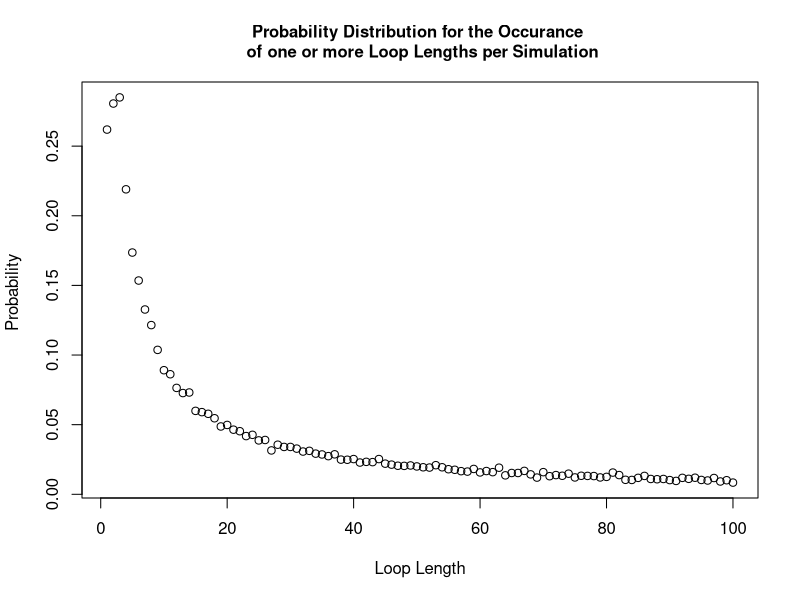

This figure's R source:
#### Team Members:
# Fatima Kasenally (S2443602); Wenqi Ni (s1792412); Cameron Allan (S1748084)

#### address of github repo:
#https://github.com/niwq15/SP-Group-7-A2


#### Contributions

# Functions we each made versions of:
# Cameron - Strategy3, unused alternatives to each strategy using arrays, Pone, Pall optimization, unused dloop
# Wenqi - Strategy1, Strategy2, Strategy3, Pone, Pall, dloop 
# Fatima - Strategy2, Pone, Pall, dloop 

# each of us should add more here. we can say what we have done, involving different versions of functions above

# Wenqi created the final versions of the functions Strategy 1, Strategy 2, Pone, 
# and the probability of no loop longer than 50 in a random reshuffling of cards to boxes
# 


# Cameron added if statement to speed up the Pall function


# Other Tasks: (correct your own)
# Cameron - optimising stuff and array stuff
# Wenqi - Q3 - Q6 stuff 
# Fatima - Q3 - Q6 stuff 




#### Overview 
# This file holds the self-contained code to use stochastic simulation to study a generalised version of the famous '100 Prisoners Problem' 
# The problem is defined as follows: 
# Consider a prison containing 2n prisoners, each with a unique identification number ranging from 1 to 2n. 
# The prison has a room with 2n boxes, each uniquely numbered from 1 to 2n and each containing a single card. 
# These cards are each labelled with a unique number between 1 and 2n. 
# Each prisoner is allowed to open n boxes to find the card with their number.
# If all 2n prisoners successfully find their cards then they all go free. 
# After their turn,the prisoners are not allowed to communicate any new information from the boxes 
# to prisoners who have yet to take their turn.
# The room is returned to its original state after each prisoner’s go. 

# Firstly, we will show 3 strategies for the prisoners, then create a 'Pone' function to estimate 
# the probability of a single prisoner successfully finding their number, then use a 'Pall' function to 
# calculate the probability of all the prisoners finding their numbers. 
# Based on the results of the individual and joint success probabilities using different strategies, 
# we will give some comments about which strategy has the highest success probabilities for 
# both individuals and the collective. 

## Each function expressing the different strategies for opening boxes to find cards will require the same 
## input parameters : n,k,cards_num. Where n parameterises the 2n number of boxes, prisoner and cards in our problem.
## k is the prisoner's number and cards_num represents the random orders of cards placed in boxes. 
## [As the boxes and cards comfiguration must remain the same between prisoner trials it cannot
## be defined within the function and must be called on and externally defined.] ?
## Uniform input parameters allows the implemented strategy to be variable in each simulation as each strategy 
## function is interchangable. This is required by functions 'Pone' and 'Pall'


## Strategy 1:
## Each prisoner with their number 'b' starts at the p-th box whose number on the card is k
## If k is not equal to b, then the prisoner goes to box number k and opens it
## The process will be repeated until they have either found the card with number p or opened n boxes without finding it

## Prisoner 'k' uses Strategy 1 to find their number amoungst '2n' boxes 'cards_num'
## where 'cards_num' is a order of card numbers
Strategy1 <- function(n,k,cards_num) {
  #create an empty vector to store card numbers as they are read
  cards_picked <- rep(0, n) # the prisoner can read at most n cards
  cards_picked[1] <- cards_num[k] # start at the box with his number (k) on it 
  #for each of the remaining steps, first check if he has found his card number
  #if so, he will stop; if not, he will continue to read cards
  for (b in 2:n) {
    if (cards_picked[b-1] == k) {#if the prisoner k has found his number
      return(TRUE) #yes the prisoner has successfully found his card
      break # stop here and the prisoner will not open other boxes
    } else {#otherwise prisoner will open another box with the number of the last card
      cards_picked[b] <- cards_num[cards_picked[b-1]]
    }
  }
  #check whether he finds his number in the final step
  if (cards_picked[n] != k) { #if the final number is not his number
    return(FALSE) #prisoner has failed to find his card
  } else {#if the final number is equal to his number
    return(TRUE) #prisoner has successfully found his card
  }
}



## Strategy 2:
## This strategy follows an identicle procedure to strategy 1, except that the starting box is randombly selected
## The prisoner uses the card number in each box to pick his next box to open.
## The prisoner can open at most n boxes in order to find the card with their number on it

## Prisoner 'k' uses Strategy 2 to find their number amoungst '2n' boxes 'cards_num'
Strategy2 <- function(n,k,cards_num) {
  #create an empty vector to store card numbers that have been read
  cards_picked <- rep(0, n) # the prisoner can read at most n cards
  cards_picked[1] <- sample(cards_num,1)# start at a randomly selected box 
  #for each of the remaining steps, firstly check whether he has found him number card
  #if so, he will stop; if not, he will continue to read cards
  for (b in 2:n) {
    if (cards_picked[b-1] == k) {#if the prisoner k has found his number
      return(TRUE)
      break #stop here and the prisoner will not open other boxes
    } else {#otherwise prisoner will open the box with number k
      cards_picked[b] <- cards_num[cards_picked[b-1]]
    }
  }
  #check whether he finds his number in the final step
  if (cards_picked[n] != k) { #if the final number is not his number
    return(FALSE)
  } else {#if the final number is equal to his number
    return(TRUE)
  }
} #The function reutrns TRUE/FALSE expressing that the prisoner has FOUND/FAILED TO FIND his card 

## In Strategy 1 and Strategy 2, we use the idea that once prionsers find their numbers, they will stop
## We use 'break' to save the running time
## In Strategy 3, we show another idea of selecting n card numbers and then checking whether k is inside

## Strategy 3:
## In this strategy the prisoner opens n boxes at random, without replacement (check !!)
## The prisoner will open n different boxes

## Prisoner 'k' uses Strategy 3 to find their number amoungst '2n' boxes 'cards_num'
Strategy3 <- function(n,k,cards_num){ 
  cards_picked <- sample(cards_num,n,replace=FALSE) # Randomly select n boxes from cards_num to open
  any(k == cards_picked) # check whether the prisoner's number appears in the selected card_num
} # End function



## 'Pone' is a function which estimates the probability of a prisoner,k, successfully finding their card number (k)
## within the n tries amoungst 2n boxes (cards_num) in nreps simulated trials, using any one of the available strategies encoded above

Pone <- function(n,k,strategy,nreps) {
  # create an empty vector to store the outsome of each simulation as 1/0 = Success/ Failure to find his card
  success <- rep(0, nreps)
  for (i in 1:nreps) {
    # simulate the random order of card numbers
    cards_num <- sample(1:(2*n), 2*n, replace=FALSE)
    success[i] <- strategy(n,k,cards_num)
  }
  # return the frequentist probability of success as: 
  # total number of simulated successes / total number of simulations
  return(sum(success)/nreps)
}

## 'Pall' is a function to find the probability of all the 2n prisoners finding their cards in a single simulation
## and thus being able to escape. All prisoners must use the same strategy and the probability 
## is calculated by analysing the results from nreps simulated trials 

Pall <- function(n,strategy,nreps) {
  #create a vector to record the result of each simulation with default values of 1s
  num_success <- rep(1,nreps)
  for (i in 1:nreps) {#for each simulation
    #generate a random order of card numbers
    cards_num <- sample(1:(2*n), 2*n, replace=FALSE)
    #use the strategies to calculate whether each prisoner can find their correct number within n times
    for (k in 1:(2*n)) {
      result <- strategy(n,k,cards_num) # save the result of strategy for the k-th prisoner
      num_success[i] <- num_success[i] * result # if result is 1 keep 1 in the vector. If 0 change to 0.
      if (result == 0){ # stop if any prisoner does not escape, this cuts down simulation run-time
        break
      }
    }
  }
  # return the frequentist probability as: total number of simulated successes / total number of simulated trials
  return(sum(num_success)/nreps)
}

### Sample Results ###

### individual prisoner probabilities: 
### Pone takes args: n,k,strategy,nreps

Pone(5,5,Strategy1,10000)
Pone(50,50,Strategy1,10000)
# one prisoner & strategy 1: prob success ~ 50%  (for all n)

Pone(5,5,Strategy2,10000)
Pone(50,50,Strategy2,10000)
# one prisoner & strategy 2: prob success ~40%  (n=5) ~37%  (n>50)

Pone(5,5,Strategy3,10000)
Pone(50,50,Strategy3,10000)
# one prisoner & strategy 3: prob success ~50%  (for all n)

### joint probabilities for all prisoners as a collective:  
### Pall takes args: n,strategy,nreps


Pall(5,Strategy1,10000)
Pall(50,Strategy1,10000)
#10 prisoners & strategy 1: prob success ~35% (n=5)
#100 prisoners & strategy 1: prob success ~30% (n=50)

Pall(5,Strategy2,10000)
Pall(50,Strategy2,10000)
#10 prisoners & strategy 2: prob success ~0.01%  (n=5)
#100 prisoners & strategy 2: prob success ~0% (smaller than precision)  (n=50)

Pall(5,Strategy3,10000)
Pall(50,Strategy3,10000)
#10 prisoners & strategy 3: prob success ~1%  (n=5)
#100 prisoners & strategy 3: prob success ~0% (smaller than precision) (n=50)


## Remarks

## Strategy 1 and Strategy 3 have similar individual success probabilities of 50%. 
## Strategy 1 has much higher joint success probability of above 30%, while Strategy 3 only has 0%.
## It demonstrates that there is something intelligent in Strategy 1's design.
## Strategy 2 has a lower marginal probability for success than the others, and a joint probability close to 0. 

## More explanations
## For Strategy 1, consider the distribution of maximum loop lengths amoungst the boxes and cards. The cycle of box and card numbers 
## must eventually return the prisoner to open a box with his card number inside if he is allowed to open as many boxes as he wants, 
## as the numbers used are continuous (integers) and finite. Thus, the high joint success probability can be calculated as the cumulative 
## probability of the maximum loop length being less than n, which we have determined to be approximately 30%

## For Strategy 2,  the marginal probability is lower than 50% because the conditions for the prisoner's success are 1.the prisoner 
## select the correct loop with his card in it at random; 2.the loop he picks must also be shorter than n. 
## Our results show that the probability is about 37-40% (varies with n). The joint probability tends to 0 for the similar reason as strategy 3.

## For Strategy 3, the probability of finding their card every time they open a box is 1/2n and if he opens n boxes at random the 
## probability of finding his card is n/2n (=50%). For 2n prisoners all finding their cards in a simulation we multiply the independent 
## marginal probabilities to produce a joint probability of (0.5)^(2n), which tends to 0 as n increases. 



## dloop is a function which returns the probability distribution for the loop lengths occurring in a simulation 
## It takes the parameters n (to create 2n boxes) and nreps (to analyse the results of nreps simulations).
## The dloop function will return a 2n-vector, 'prob_vec_y', and prob_vec_y[i] shows the probability of loop length of i 
## occurring at least once in a random shuffling of cards to boxes.

dloop <- function(n, nreps) {
  each_loop_lengths <- c() #list to store the loop lengths generated by all simulations
  
  for (i in 1:nreps){ 
    #simulate a new set of boxes for each simulation
    cards_num <- sample(1 : (2*n), 2*n , replace=FALSE) 
    #store a list of closed boxes in each simulation
    unopened_boxes <- 1:(2*n)
    
    #store the unique loop lengths generated from each simulation 
    new_loop_lengths <- c()
    
    #scan for loops, (while more than 2 boxes are still closed, indexing breaks down for smaller loops)
    while (length(unopened_boxes) > 2 ){
      #pick the smallest number unopened box and store the value of the card inside 
      cards_picked <- cards_num[unopened_boxes[1]]
      
      #pick your next box according to your last card and scan each closed loop
      for (b in 2:length(unopened_boxes)){ #max loop length is the number of closed boxes
        #store the number of the latest card
        cards_picked <- c(cards_picked, cards_num[cards_picked[b-1]])
      }#end for 
      
      
      #scanning the last 2 boxes
      if (length(unopened_boxes) == 2 && cards_num[unopened_boxes[1]] == unopened_boxes[2]) {
        #we have found a 2 item long loop 
        new_loop_lengths <- c(new_loop_lengths, 2) 
      } else if ((length(unopened_boxes) == 2) && (cards_num[unopened_boxes[1]] == unopened_boxes[1])) {
        #we have found one or more loops with length 1
        new_loop_lengths <- c(new_loop_lengths, 1) 
      }
      
      #add your new loop length to your list 
      new_loop_lengths <- c(new_loop_lengths, length(unique(cards_picked))) 
      
      #remove the boxes opened 
      unopened_boxes <- setdiff(unopened_boxes,unique(cards_picked))
    } #end while 
    
    #store the uniquely occuring loop lengths from each simulation in a global simulation list 
    each_loop_lengths <- c(each_loop_lengths, unique(new_loop_lengths))
    
    
  } #end for 
  prob_vec_y <- tabulate(each_loop_lengths)/nreps #probability vector for the occurrence of each type of loop length 
  #function outputs the probability distribution 
  return(prob_vec_y)
  
}#end function




#testing the distribution for n=50
n = 50 
#variable storing our probability distribution using function dloop
prob_vec <- dloop(n, 10000)

##plotting the probability distribution
#create an x axis 
x_axis <- 1:length(prob_vec)
plot(x_axis, prob_vec, xlab = "Loop Length", ylab = "Probability ", main = "Probability Distribution for the Occurance \n of one or more Loop Lengths per Simulation", cex.main = 1)

#output the probability distribution vector: 
cat("your probability vector for producing at least one loop of length i: \n", prob_vec, "\n")

## For loop lengths greater than n only one may occur at a time as the total loop lengths must sum to 2n. 
## Therefore P(loop length >n occurs at least once ) == P(loop length >n occurs once ) and is mutually exclusive with 
## all other loop lengths >n . If we take 1-sum(p(loop length >n)) we are left with the probability of no loops longer
## than n occuring in the simulation. In this case Strategy 1 is guaranteed success. 

cat( "Probability of Strategy 1 succeeding: \n", 1 - sum(prob_vec[(n+1):(2*n)]), "\n this is also the probability of the maximum loop length being less than n")
